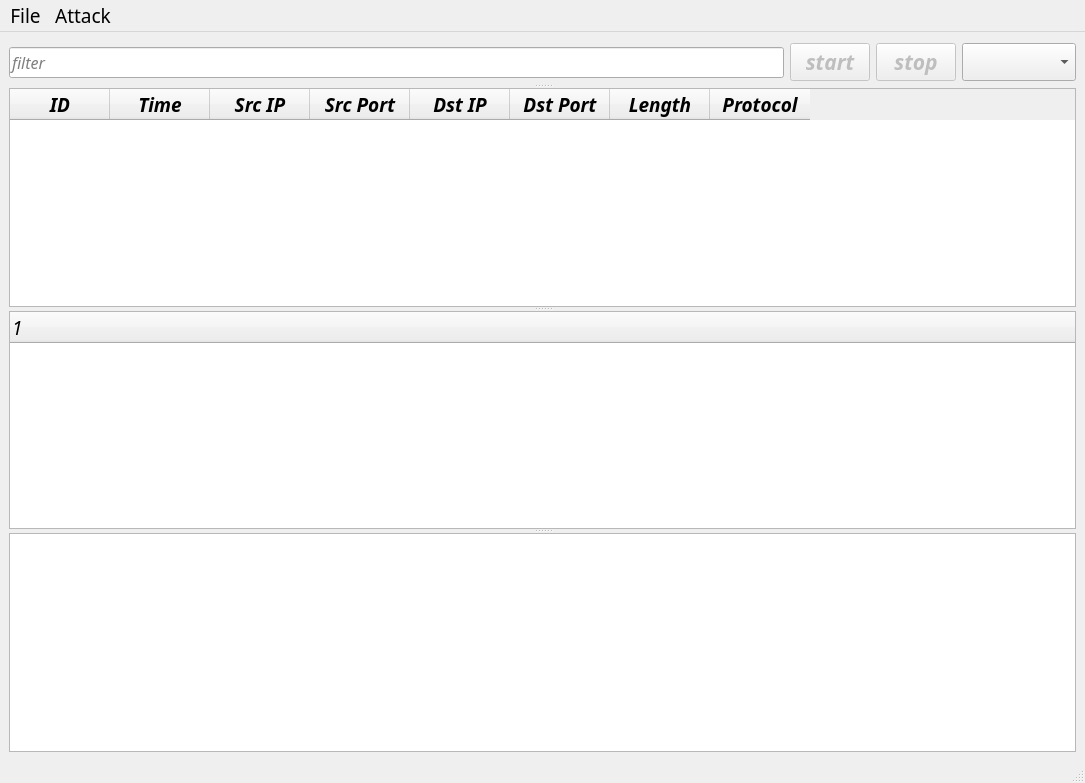
<?xml version="1.0" encoding="UTF-8"?>
<ui version="4.0">
 <class>MainWindow</class>
 <widget class="QMainWindow" name="MainWindow">
  <property name="geometry">
   <rect>
    <x>0</x>
    <y>0</y>
    <width>1085</width>
    <height>783</height>
   </rect>
  </property>
  <property name="sizePolicy">
   <sizepolicy hsizetype="Expanding" vsizetype="Expanding">
    <horstretch>0</horstretch>
    <verstretch>0</verstretch>
   </sizepolicy>
  </property>
  <property name="windowTitle">
   <string>MainWindow</string>
  </property>
  <widget class="QWidget" name="centralwidget">
   <layout class="QGridLayout" name="gridLayout">
    <item row="0" column="0">
     <widget class="QSplitter" name="splitter">
      <property name="sizePolicy">
       <sizepolicy hsizetype="Expanding" vsizetype="Expanding">
        <horstretch>0</horstretch>
        <verstretch>0</verstretch>
       </sizepolicy>
      </property>
      <property name="orientation">
       <enum>Qt::Vertical</enum>
      </property>
      <widget class="QWidget" name="layoutWidget">
       <layout class="QHBoxLayout" name="horizontalLayout">
        <item>
         <widget class="QLineEdit" name="lineEdit">
          <property name="font">
           <font>
            <family>JetBrainsMono Nerd Font Mono</family>
            <pointsize>12</pointsize>
            <italic>true</italic>
           </font>
          </property>
          <property name="placeholderText">
           <string>filter</string>
          </property>
         </widget>
        </item>
        <item>
         <widget class="QPushButton" name="startButton">
          <property name="enabled">
           <bool>false</bool>
          </property>
          <property name="font">
           <font>
            <family>JetBrainsMonoExtraBold Nerd Font</family>
            <pointsize>16</pointsize>
            <weight>75</weight>
            <italic>true</italic>
            <bold>true</bold>
           </font>
          </property>
          <property name="text">
           <string>start</string>
          </property>
         </widget>
        </item>
        <item>
         <widget class="QPushButton" name="stopButton">
          <property name="enabled">
           <bool>false</bool>
          </property>
          <property name="font">
           <font>
            <family>JetBrainsMonoExtraBold Nerd Font</family>
            <pointsize>16</pointsize>
            <weight>75</weight>
            <italic>true</italic>
            <bold>true</bold>
           </font>
          </property>
          <property name="text">
           <string>stop</string>
          </property>
         </widget>
        </item>
        <item>
         <widget class="QComboBox" name="devcomboBox">
          <property name="font">
           <font>
            <family>JetBrainsMonoExtraBold Nerd Font Mono</family>
            <pointsize>16</pointsize>
            <weight>75</weight>
            <italic>false</italic>
            <bold>true</bold>
           </font>
          </property>
         </widget>
        </item>
       </layout>
      </widget>
      <widget class="QTableWidget" name="tableWidget">
       <property name="font">
        <font>
         <family>JetBrainsMonoExtraBold Nerd Font</family>
         <pointsize>11</pointsize>
         <weight>10</weight>
         <italic>true</italic>
         <bold>false</bold>
        </font>
       </property>
       <property name="styleSheet">
        <string notr="true">border-color: rgb(160, 203, 255);
font: 81 italic 11pt &quot;JetBrainsMonoExtraBold Nerd Font&quot;;</string>
       </property>
       <attribute name="horizontalHeaderShowSortIndicator" stdset="0">
        <bool>false</bool>
       </attribute>
       <column>
        <property name="text">
         <string>ID</string>
        </property>
        <property name="font">
         <font>
          <family>JetBrainsMonoExtraBold Nerd Font</family>
          <pointsize>14</pointsize>
          <weight>75</weight>
          <italic>true</italic>
          <bold>true</bold>
         </font>
        </property>
       </column>
       <column>
        <property name="text">
         <string>Time</string>
        </property>
        <property name="font">
         <font>
          <family>JetBrainsMonoExtraBold Nerd Font</family>
          <pointsize>14</pointsize>
          <weight>75</weight>
          <italic>true</italic>
          <bold>true</bold>
         </font>
        </property>
       </column>
       <column>
        <property name="text">
         <string>Src IP</string>
        </property>
        <property name="font">
         <font>
          <family>JetBrainsMonoExtraBold Nerd Font Mono</family>
          <pointsize>14</pointsize>
          <weight>75</weight>
          <italic>true</italic>
          <bold>true</bold>
         </font>
        </property>
       </column>
       <column>
        <property name="text">
         <string>Src Port</string>
        </property>
        <property name="font">
         <font>
          <family>JetBrainsMonoExtraBold Nerd Font Mono</family>
          <pointsize>14</pointsize>
          <weight>75</weight>
          <italic>true</italic>
          <bold>true</bold>
         </font>
        </property>
       </column>
       <column>
        <property name="text">
         <string>Dst IP</string>
        </property>
        <property name="font">
         <font>
          <family>JetBrainsMonoExtraBold Nerd Font</family>
          <pointsize>14</pointsize>
          <weight>75</weight>
          <italic>true</italic>
          <bold>true</bold>
         </font>
        </property>
       </column>
       <column>
        <property name="text">
         <string>Dst Port</string>
        </property>
        <property name="font">
         <font>
          <family>JetBrainsMonoExtraBold Nerd Font Mono</family>
          <pointsize>14</pointsize>
          <weight>75</weight>
          <italic>true</italic>
          <bold>true</bold>
         </font>
        </property>
       </column>
       <column>
        <property name="text">
         <string>Length</string>
        </property>
        <property name="font">
         <font>
          <family>JetBrainsMonoExtraBold Nerd Font Mono</family>
          <pointsize>14</pointsize>
          <weight>75</weight>
          <italic>true</italic>
          <bold>true</bold>
         </font>
        </property>
       </column>
       <column>
        <property name="text">
         <string>Protocol</string>
        </property>
        <property name="font">
         <font>
          <family>JetBrainsMonoExtraBold Nerd Font Mono</family>
          <pointsize>14</pointsize>
          <weight>75</weight>
          <italic>true</italic>
          <bold>true</bold>
         </font>
        </property>
       </column>
      </widget>
      <widget class="QTreeWidget" name="treeWidget">
       <property name="font">
        <font>
         <family>JetBrainsMonoMedium Nerd Font Mono</family>
         <pointsize>14</pointsize>
         <weight>7</weight>
         <italic>true</italic>
         <bold>false</bold>
        </font>
       </property>
       <property name="styleSheet">
        <string notr="true">font: 57 italic 14pt &quot;JetBrainsMonoMedium Nerd Font Mono&quot;;</string>
       </property>
       <column>
        <property name="text">
         <string notr="true">1</string>
        </property>
       </column>
      </widget>
      <widget class="QTextBrowser" name="textEdit">
       <property name="minimumSize">
        <size>
         <width>300</width>
         <height>0</height>
        </size>
       </property>
       <property name="font">
        <font>
         <family>JetBrainsMonoMedium Nerd Font Mono</family>
         <pointsize>14</pointsize>
         <weight>7</weight>
         <italic>true</italic>
         <bold>false</bold>
        </font>
       </property>
       <property name="styleSheet">
        <string notr="true">font: 57 italic 14pt &quot;JetBrainsMonoMedium Nerd Font Mono&quot;;</string>
       </property>
      </widget>
     </widget>
    </item>
   </layout>
  </widget>
  <widget class="QStatusBar" name="statusbar"/>
  <widget class="QMenuBar" name="menuBar">
   <property name="geometry">
    <rect>
     <x>0</x>
     <y>0</y>
     <width>1085</width>
     <height>36</height>
    </rect>
   </property>
   <property name="font">
    <font>
     <family>JetBrainsMonoMedium Nerd Font Mono</family>
     <pointsize>14</pointsize>
    </font>
   </property>
   <widget class="QMenu" name="menudevice">
    <property name="title">
     <string>File</string>
    </property>
    <addaction name="actionchange"/>
    <addaction name="actionOpen"/>
    <addaction name="actionClear"/>
    <addaction name="actionquit"/>
   </widget>
   <widget class="QMenu" name="menuattack">
    <property name="title">
     <string>Attack</string>
    </property>
    <addaction name="actionarp"/>
   </widget>
   <addaction name="menudevice"/>
   <addaction name="menuattack"/>
  </widget>
  <action name="actionstart">
   <property name="text">
    <string>start</string>
   </property>
  </action>
  <action name="actionstop">
   <property name="text">
    <string>stop</string>
   </property>
  </action>
  <action name="actionarp">
   <property name="text">
    <string>arp</string>
   </property>
   <property name="font">
    <font>
     <family>JetBrainsMonoExtraBold Nerd Font</family>
     <pointsize>12</pointsize>
     <weight>75</weight>
     <italic>true</italic>
     <bold>true</bold>
    </font>
   </property>
  </action>
  <action name="actionchange">
   <property name="text">
    <string>Save</string>
   </property>
   <property name="font">
    <font>
     <family>JetBrainsMonoExtraBold Nerd Font Mono</family>
     <pointsize>12</pointsize>
     <weight>75</weight>
     <italic>true</italic>
     <bold>true</bold>
    </font>
   </property>
  </action>
  <action name="actionquit">
   <property name="text">
    <string>quit</string>
   </property>
   <property name="font">
    <font>
     <family>JetBrainsMonoExtraBold Nerd Font</family>
     <pointsize>12</pointsize>
     <weight>75</weight>
     <italic>true</italic>
     <bold>true</bold>
    </font>
   </property>
  </action>
  <action name="actionOpen">
   <property name="text">
    <string>Open</string>
   </property>
   <property name="font">
    <font>
     <family>JetBrainsMonoExtraBold Nerd Font Mono</family>
     <pointsize>12</pointsize>
     <weight>75</weight>
     <italic>true</italic>
     <bold>true</bold>
    </font>
   </property>
  </action>
  <action name="actionClear">
   <property name="text">
    <string>Clear</string>
   </property>
   <property name="font">
    <font>
     <family>JetBrainsMonoExtraBold Nerd Font Mono</family>
     <pointsize>12</pointsize>
    </font>
   </property>
  </action>
 </widget>
 <resources/>
 <connections>
  <connection>
   <sender>actionquit</sender>
   <signal>triggered()</signal>
   <receiver>MainWindow</receiver>
   <slot>close()</slot>
   <hints>
    <hint type="sourcelabel">
     <x>-1</x>
     <y>-1</y>
    </hint>
    <hint type="destinationlabel">
     <x>542</x>
     <y>391</y>
    </hint>
   </hints>
  </connection>
 </connections>
</ui>
